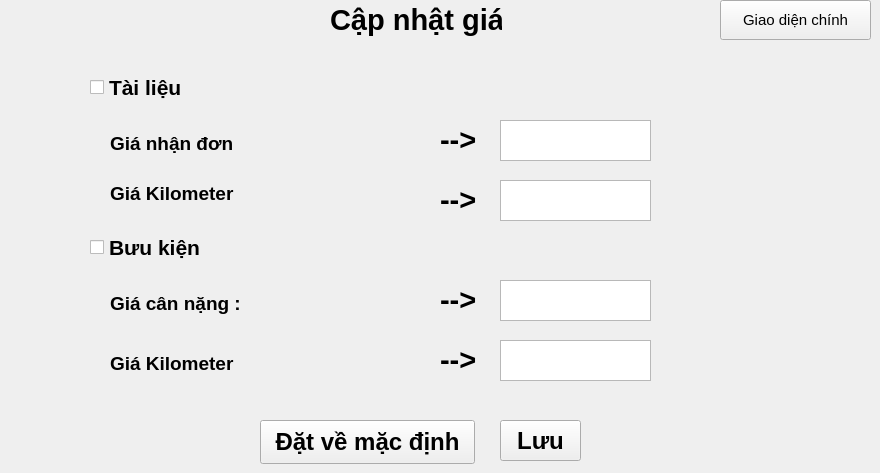
    <widget class="QWidget" name="CapNhatGia3">
     <widget class="QLabel" name="label0_11">
      <property name="geometry">
       <rect>
        <x>330</x>
        <y>0</y>
        <width>172</width>
        <height>39</height>
       </rect>
      </property>
      <property name="font">
       <font>
        <family>Segoe UI</family>
        <pointsize>22</pointsize>
        <bold>true</bold>
       </font>
      </property>
      <property name="autoFillBackground">
       <bool>false</bool>
      </property>
      <property name="text">
       <string>Cập nhật giá</string>
      </property>
     </widget>
     <widget class="QCheckBox" name="checkBoxTaiLieu">
      <property name="geometry">
       <rect>
        <x>90</x>
        <y>70</y>
        <width>94</width>
        <height>34</height>
       </rect>
      </property>
      <property name="font">
       <font>
        <pointsize>16</pointsize>
        <bold>true</bold>
       </font>
      </property>
      <property name="text">
       <string>Tài liệu</string>
      </property>
     </widget>
     <widget class="QCheckBox" name="checkBoxBuuKien">
      <property name="geometry">
       <rect>
        <x>90</x>
        <y>230</y>
        <width>279</width>
        <height>34</height>
       </rect>
      </property>
      <property name="font">
       <font>
        <pointsize>16</pointsize>
        <bold>true</bold>
       </font>
      </property>
      <property name="text">
       <string>Bưu kiện</string>
      </property>
     </widget>
     <widget class="QLabel" name="label_35">
      <property name="geometry">
       <rect>
        <x>110</x>
        <y>130</y>
        <width>130</width>
        <height>26</height>
       </rect>
      </property>
      <property name="font">
       <font>
        <pointsize>14</pointsize>
        <bold>true</bold>
       </font>
      </property>
      <property name="text">
       <string>Giá nhận đơn :</string>
      </property>
     </widget>
     <widget class="QLabel" name="label_36">
      <property name="geometry">
       <rect>
        <x>110</x>
        <y>180</y>
        <width>130</width>
        <height>26</height>
       </rect>
      </property>
      <property name="font">
       <font>
        <pointsize>14</pointsize>
        <bold>true</bold>
       </font>
      </property>
      <property name="text">
       <string>Giá Kilometer :</string>
      </property>
     </widget>
     <widget class="QLabel" name="label_37">
      <property name="geometry">
       <rect>
        <x>110</x>
        <y>290</y>
        <width>130</width>
        <height>26</height>
       </rect>
      </property>
      <property name="font">
       <font>
        <pointsize>14</pointsize>
        <bold>true</bold>
       </font>
      </property>
      <property name="text">
       <string>Giá cân nặng :</string>
      </property>
     </widget>
     <widget class="QLabel" name="label_38">
      <property name="geometry">
       <rect>
        <x>110</x>
        <y>350</y>
        <width>130</width>
        <height>26</height>
       </rect>
      </property>
      <property name="font">
       <font>
        <pointsize>14</pointsize>
        <bold>true</bold>
       </font>
      </property>
      <property name="text">
       <string>Giá Kilometer :</string>
      </property>
     </widget>
     <widget class="QLabel" name="label0_12">
      <property name="geometry">
       <rect>
        <x>440</x>
        <y>120</y>
        <width>45</width>
        <height>39</height>
       </rect>
      </property>
      <property name="font">
       <font>
        <family>Segoe UI</family>
        <pointsize>22</pointsize>
        <bold>true</bold>
       </font>
      </property>
      <property name="autoFillBackground">
       <bool>false</bool>
      </property>
      <property name="text">
       <string>--&gt;</string>
      </property>
     </widget>
     <widget class="QLabel" name="label0_13">
      <property name="geometry">
       <rect>
        <x>440</x>
        <y>180</y>
        <width>45</width>
        <height>39</height>
       </rect>
      </property>
      <property name="font">
       <font>
        <family>Segoe UI</family>
        <pointsize>22</pointsize>
        <bold>true</bold>
       </font>
      </property>
      <property name="autoFillBackground">
       <bool>false</bool>
      </property>
      <property name="text">
       <string>--&gt;</string>
      </property>
     </widget>
     <widget class="QLabel" name="label0_14">
      <property name="geometry">
       <rect>
        <x>440</x>
        <y>280</y>
        <width>45</width>
        <height>39</height>
       </rect>
      </property>
      <property name="font">
       <font>
        <family>Segoe UI</family>
        <pointsize>22</pointsize>
        <bold>true</bold>
       </font>
      </property>
      <property name="autoFillBackground">
       <bool>false</bool>
      </property>
      <property name="text">
       <string>--&gt;</string>
      </property>
     </widget>
     <widget class="QLabel" name="label0_15">
      <property name="geometry">
       <rect>
        <x>440</x>
        <y>340</y>
        <width>45</width>
        <height>39</height>
       </rect>
      </property>
      <property name="font">
       <font>
        <family>Segoe UI</family>
        <pointsize>22</pointsize>
        <bold>true</bold>
       </font>
      </property>
      <property name="autoFillBackground">
       <bool>false</bool>
      </property>
      <property name="text">
       <string>--&gt;</string>
      </property>
     </widget>
     <widget class="QTextEdit" name="textEditGiaNhanDonTaiLieu">
      <property name="geometry">
       <rect>
        <x>500</x>
        <y>120</y>
        <width>151</width>
        <height>41</height>
       </rect>
      </property>
      <property name="font">
       <font>
        <pointsize>12</pointsize>
       </font>
      </property>
     </widget>
     <widget class="QTextEdit" name="textEditGiaQuangDuongTaiLieu">
      <property name="geometry">
       <rect>
        <x>500</x>
        <y>180</y>
        <width>151</width>
        <height>41</height>
       </rect>
      </property>
      <property name="font">
       <font>
        <pointsize>12</pointsize>
       </font>
      </property>
     </widget>
     <widget class="QTextEdit" name="textEditGiaCanNangBuuKien">
      <property name="geometry">
       <rect>
        <x>500</x>
        <y>280</y>
        <width>151</width>
        <height>41</height>
       </rect>
      </property>
      <property name="font">
       <font>
        <pointsize>12</pointsize>
       </font>
      </property>
     </widget>
     <widget class="QTextEdit" name="textEditGiaQuangDuongBuuKien">
      <property name="geometry">
       <rect>
        <x>500</x>
        <y>340</y>
        <width>151</width>
        <height>41</height>
       </rect>
      </property>
      <property name="font">
       <font>
        <pointsize>12</pointsize>
       </font>
      </property>
     </widget>
     <widget class="QPushButton" name="pushButtonDatVeMacDinh">
      <property name="geometry">
       <rect>
        <x>260</x>
        <y>420</y>
        <width>215</width>
        <height>44</height>
       </rect>
      </property>
      <property name="font">
       <font>
        <pointsize>18</pointsize>
        <bold>true</bold>
       </font>
      </property>
      <property name="text">
       <string>Đặt về mặc định</string>
      </property>
     </widget>
     <widget class="QPushButton" name="pushButtonCapNhatGia">
      <property name="geometry">
       <rect>
        <x>500</x>
        <y>420</y>
        <width>81</width>
        <height>41</height>
       </rect>
      </property>
      <property name="font">
       <font>
        <pointsize>18</pointsize>
        <bold>true</bold>
       </font>
      </property>
      <property name="text">
       <string>Lưu</string>
      </property>
     </widget>
     <widget class="QPushButton" name="pushButton_22">
      <property name="geometry">
       <rect>
        <x>720</x>
        <y>0</y>
        <width>151</width>
        <height>40</height>
       </rect>
      </property>
      <property name="font">
       <font>
        <pointsize>11</pointsize>
        <bold>false</bold>
       </font>
      </property>
      <property name="text">
       <string>Giao diện chính</string>
      </property>
     </widget>
     <widget class="QLabel" name="labelGiaNhanDonTaiLieu">
      <property name="geometry">
       <rect>
        <x>294</x>
        <y>130</y>
        <width>131</width>
        <height>28</height>
       </rect>
      </property>
      <property name="font">
       <font>
        <pointsize>18</pointsize>
        <bold>true</bold>
       </font>
      </property>
      <property name="text">
       <string/>
      </property>
      <property name="alignment">
       <set>Qt::AlignRight|Qt::AlignTrailing|Qt::AlignVCenter</set>
      </property>
     </widget>
     <widget class="QLabel" name="labelGiaQuangDuongTaiLieu">
      <property name="geometry">
       <rect>
        <x>294</x>
        <y>190</y>
        <width>131</width>
        <height>28</height>
       </rect>
      </property>
      <property name="font">
       <font>
        <pointsize>18</pointsize>
        <bold>true</bold>
       </font>
      </property>
      <property name="text">
       <string/>
      </property>
      <property name="alignment">
       <set>Qt::AlignRight|Qt::AlignTrailing|Qt::AlignVCenter</set>
      </property>
     </widget>
     <widget class="QLabel" name="labelGiaCanNangBuuKien">
      <property name="geometry">
       <rect>
        <x>294</x>
        <y>290</y>
        <width>131</width>
        <height>28</height>
       </rect>
      </property>
      <property name="font">
       <font>
        <pointsize>18</pointsize>
        <bold>true</bold>
       </font>
      </property>
      <property name="text">
       <string/>
      </property>
      <property name="alignment">
       <set>Qt::AlignRight|Qt::AlignTrailing|Qt::AlignVCenter</set>
      </property>
     </widget>
     <widget class="QLabel" name="labelGiaQuangDuongBuuKien">
      <property name="geometry">
       <rect>
        <x>294</x>
        <y>350</y>
        <width>131</width>
        <height>28</height>
       </rect>
      </property>
      <property name="font">
       <font>
        <pointsize>18</pointsize>
        <bold>true</bold>
       </font>
      </property>
      <property name="text">
       <string/>
      </property>
      <property name="alignment">
       <set>Qt::AlignRight|Qt::AlignTrailing|Qt::AlignVCenter</set>
      </property>
     </widget>
    </widget>
